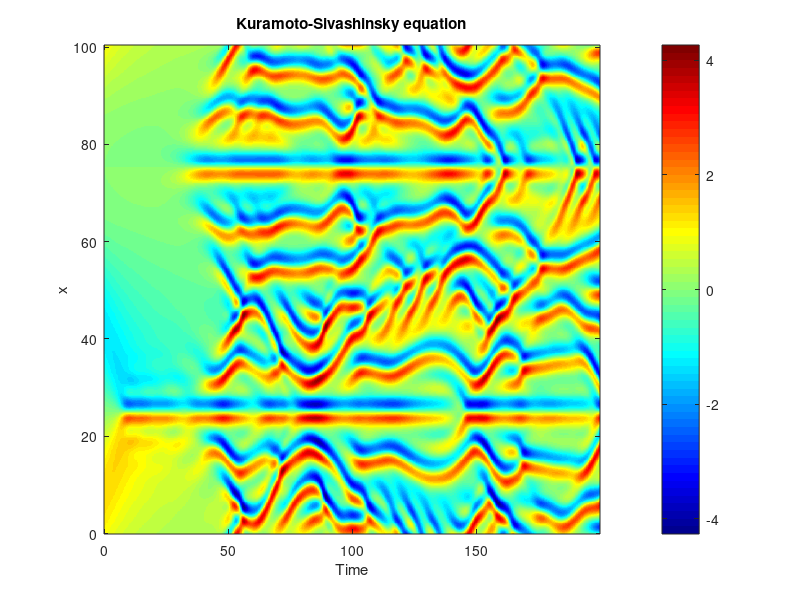

Source code (MATLAB):
function KS_solver()
close all
fsz = 20; % fontsize

N = 512;
L = 32 * pi;
x = (0:N-1) * L / N;
k = [0:N/2-1, -N/2:-1]' * (2*pi / L); % wave numbers

% 初始条件，强制列向量
u0 = cos(x/16) .* (1 + sin(x/16));
u0 = u0(:);

dt = 0.25; % time step
tmax = 200;
nmax = round(tmax / dt);

% 线性算子：-u_xxxx - u_xx
Lk = k.^4 - k.^2;

% 指数算子
E = exp(-dt * Lk);
E2 = exp(-dt * Lk / 2);

% 非线性项微分因子
g = -0.5i * k;

% Fourier 变换初值
v = fft(u0);

% 保存结果矩阵（列：时间步，行：空间）
uu = zeros(N, nmax);
tt = (0:nmax-1) * dt;

% 保存初始状态
uu(:,1) = real(ifft(v));

% 时间积分
for n = 2:nmax
    Nv = g .* fft(real(ifft(v)).^2);
    a = dt * E2 .* Nv;
    va = E .* (v + a/2);
    
    Nv = g .* fft(real(ifft(va)).^2);
    b = dt * E2 .* Nv;
    vb = E .* (v + b/2);
    
    Nv = g .* fft(real(ifft(vb)).^2);
    c = dt * E2 .* Nv;
    vc = E .* (v + c);
    
    Nv = g .* fft(real(ifft(vc)).^2);
    d = dt * E2 .* Nv;
    
    v = E .* v + (a + 2*b + 2*c + d) / 6;
    
    % 保存当前结果，强制列向量
    uu(:, n) = real(ifft(v(:)));
end

% 绘制结果
figure;
imagesc(tt, x, uu);
axis xy; colormap(jet);
xlabel('Time'); ylabel('x');
title('Kuramoto-Sivashinsky equation');
colorbar;
end
